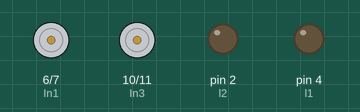
Recording of a sketch running on a simulated Arduino Uno, built with avr-gcc and run on an emulated ATmega328P. Parts: motor-driver pin pairs drawn as motors (green arrow = first pin HIGH = forward, orange = second pin HIGH = backward, longer = more drive, scaled by the enable pin), output pins drawn as LEDs (lit = HIGH). Random numbers use the default seed unless the sketch sets one.

Above: at 0.1 s.
At 3.6 s:
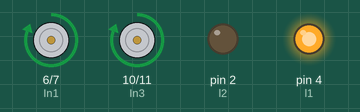
At 8.6 s:
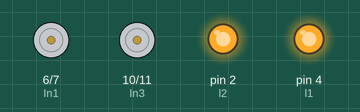
At 15.6 s:
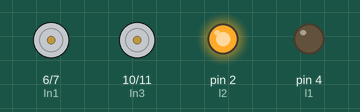
At 25.1 s:
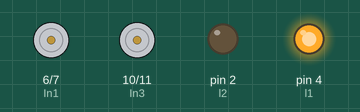
At 36.1 s:
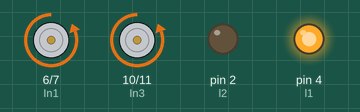
Timing chart, 0 to 40.0 s (numbered marks = the images above):
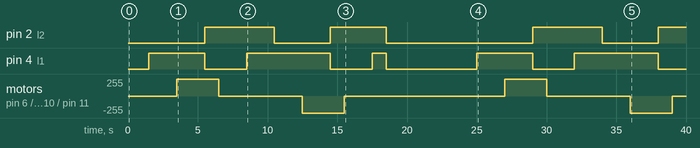

The sketch:

DC_MOTOR_PCB_3-1-23.ino
```cpp
/* https://patorjk.com/software/taag/#p=display&f=Big&t=DC%20MOTOR
  _____   _____   __  __  ____ _______ ____  _____
 |  __ \ / ____| |  \/  |/ __ \__   __/ __ \|  __ \
 | |  | | |      | \  / | |  | | | | | |  | | |__) |
 | |  | | |      | |\/| | |  | | | | | |  | |  _  /
 | |__| | |____  | |  | | |__| | | | | |__| | | \ \
 |_____/ \_____| |_|  |_|\____/  |_|  \____/|_|  \_\
*/

//--------------------- Code essencials --------------------//
int l1=4, l2=2;

#define In1 6   //  MOTOR 1 PINS
#define In2 7
#define ENA 8
#define In3 10  //  MOTOR 1 PINS
#define In4 11
#define ENB 12

int Pos = 0;
//--------------------- Code essencials --------------------//

//--------------------- Milis function ---------------------//
unsigned long start;                  // Estructura De millis
unsigned long current, current2;      //
const unsigned long period1 = 1500;   //
const unsigned long period2 = 500;    //
//--------------------- Milis function ---------------------//

void setup() {

  pinMode(l1, OUTPUT);  //  Green LED
  pinMode(l2, OUTPUT);  //  Red LED
  digitalWrite(l1, LOW);
  digitalWrite(l2, LOW);

  pinMode(In1, OUTPUT); //  Motor 1
  pinMode(In2, OUTPUT); //  Motor 1
  pinMode(In3, OUTPUT); //  Motor 2
  pinMode(In4, OUTPUT); //  Motor 2

  pinMode(ENA, OUTPUT); //  PWM Motor 1
  pinMode(ENB, OUTPUT); //  PWM Motor 2

  Serial.begin(9600);

}

void loop() {

  current = millis();
  if(current - start >= period1)
  {
    Pos = random(1,2);
    Distance(Pos);
    start = millis();
  }

}

void SpeedUpP() {
  //  Running LED
  digitalWrite(l1, HIGH);
  digitalWrite(l2, LOW);
  //  Speed T0
  digitalWrite(In1, HIGH);  //  direction pin Motor 1
  digitalWrite(In2, LOW);   //  direction pin Motor 1
  digitalWrite(In3, HIGH);  //  direction pin Motor 2
  digitalWrite(In4, LOW);   //  direction pin Motor 2
  //  Speed T0 - T1
  analogWrite(ENA, 50);
  analogWrite(ENB, 50);
  delay(1000);
  //  Speed T0 - T1
  analogWrite(ENA, 100);
  analogWrite(ENB, 100);
  delay(1000);
  //  Speed T0 - T1
  analogWrite(ENA, 150);
  analogWrite(ENB, 150);
  delay(1000);
}

void SpeedUpN() {
  //  Running LED
  digitalWrite(l1, HIGH);
  digitalWrite(l2, LOW);
  //  Speed T0
  digitalWrite(In1, LOW);   //  direction pin Motor 1
  digitalWrite(In2, HIGH);  //  direction pin Motor 1
  digitalWrite(In3, LOW);   //  direction pin Motor 2
  digitalWrite(In4, HIGH);  //  direction pin Motor 2
  //  Speed T0 - T1
  analogWrite(ENA, 50);
  analogWrite(ENB, 50);
  delay(1000);
  //  Speed T0 - T1
  analogWrite(ENA, 100);
  analogWrite(ENB, 100);
  delay(1000);
  //  Speed T0 - T1
  analogWrite(ENA, 150);
  analogWrite(ENB, 150);
  delay(1000);
}

void SlowDown() {
  //  Running LED
  digitalWrite(l1, LOW);
  digitalWrite(l2, HIGH);
  //  Speed T0 - T1
  analogWrite(ENA, 150);
  analogWrite(ENB, 150);
  delay(1000);
  //  Speed T0 - T1
  analogWrite(ENA, 100);
  analogWrite(ENB, 100);
  delay(1000);
  //  Speed T0 - T1
  analogWrite(ENA, 50);
  analogWrite(ENB, 50);
  delay(1000);
}

void StopMotor(){
  digitalWrite(In1, LOW);   //  direction pin Motor 1
  digitalWrite(In2, LOW);   //  direction pin Motor 1
  digitalWrite(In3, LOW);   //  direction pin Motor 2
  digitalWrite(In4, LOW);   //  direction pin Motor 2

  digitalWrite(l1, HIGH);
  digitalWrite(l2, HIGH);
  delay(1000);
}

void Distance(int P){
  // esta funcion se tiene que implementar en funcion de un boton el cual se accionara a medida que pase el cart
  // pero como en esta ocasion no se tiene este equipamiento.. se emplearan DELAYS para simular este funcionamiento
  if (P == 2){
    SpeedUpP();
    delay(3000);
    SlowDown();
    StopMotor();
    delay(3000);
    SpeedUpN();
    delay(3000);
    SlowDown();
    StopMotor();
  }
  else {
    SpeedUpP();
    delay(1000);
    SlowDown();
    StopMotor();
    delay(1000);
    SpeedUpN();
    delay(1000);
    SlowDown();
    StopMotor();
  }
    digitalWrite(l1, LOW);   digitalWrite(l2, LOW);
    delay(5000);
}
```

Measured:
- by itself, pin 2 (l2): goes HIGH 5.0 s, LOW 4.0 s, HIGH 4.0 s, LOW 10.5 s, HIGH 5.0 s, LOW 4.0 s, then HIGH
- by itself, pin 4 (l1): LOW → HIGH at 1.5 s, → LOW 4.0 s later, → HIGH 3.0 s later, → LOW 6.0 s later, … (10 changes in this stretch)
- by itself, motor on pin 6 (In1) / pin 7 (In2), motor on pin 10 (In3) / pin 11 (In4): stopped → forward 255/255 at 3.5 s, → stopped 3.0 s later, → backward 255/255 6.0 s later, → stopped 3.0 s later, … (8 changes in this stretch)
